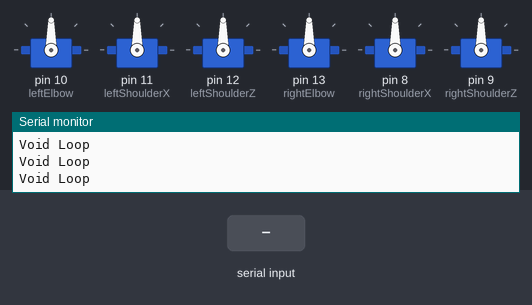
A sketch run on a simulated Arduino Uno, built with avr-gcc and run on an emulated ATmega328P. Parts: 6 × servo, the last lines printed to the serial monitor. The inputs (shaded band) are chosen by the test bench.

Above: at 1.2 s.
1.3 s: "1" received over Serial
At 2.6 s:
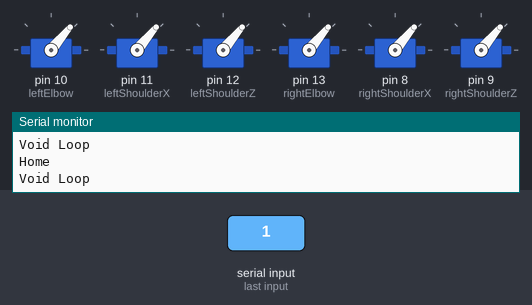
2.9 s: "2" received over Serial
At 4.1 s:
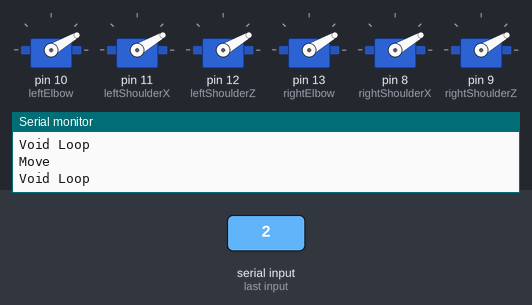
Timing chart, 0 to 5.9 s (numbered marks = the images above; inputs shaded):
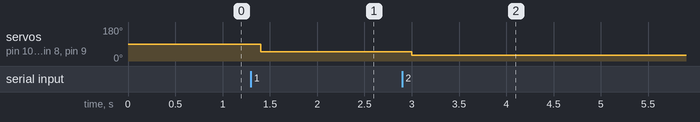

Measured:
- after the input at 1.3 s, servo on pin 10 (leftElbow), servo on pin 11 (leftShoulderX), servo on pin 12 (leftShoulderZ), servo on pin 13 (rightElbow), servo on pin 8 (rightShoulderX), servo on pin 9 (rightShoulderZ): 90° → 50° after 0.10 s
- after the input at 2.9 s, servo on pin 10 (leftElbow), servo on pin 11 (leftShoulderX), servo on pin 12 (leftShoulderZ), servo on pin 13 (rightElbow), servo on pin 8 (rightShoulderX), servo on pin 9 (rightShoulderZ): 50° → 30° after 0.10 s

The sketch:

moveAllMotorsUSB.ino
```cpp
// Servo Motor Control
#include <Servo.h>

char blueVal;
int leftElbowAngle = 30;
int rightElbowAngle= 30;
int leftShoulderXAngle = 30;
int rightShoulderXAngle= 30;
int leftShoulderZAngle=30;
int rightShoulderZAngle=30;
int pos = 0;

Servo leftElbow; //L3
Servo leftShoulderX;//L1
Servo leftShoulderZ; // L2
Servo rightElbow; // R3
Servo rightShoulderX;
Servo rightShoulderZ;

// Void Setup
void setup(){
 leftElbow.attach(10);
 leftShoulderX.attach(11);
 leftShoulderZ.attach(12);
 rightElbow.attach(13); // R3
 rightShoulderX.attach(8); //R1
 rightShoulderZ.attach(9); //R2
 Serial.begin(9600);
}

// Void Loop
void loop(){
  //Serial.println("Bluetooth");
  blueVal = Serial.read();
  //Serial.println(blueVal); // Default val = ÿ
   Serial.println("Void Loop");

   if (blueVal == '1'){
      // Go Home
      Serial.println("Home");
      homePose();
      delay(1000);
   }
   else if (blueVal == '2'){
      // Move Servos to specified angles
      Serial.println("Move");
      moveServos(leftElbowAngle, leftShoulderXAngle, leftShoulderZAngle, rightElbowAngle, rightShoulderXAngle, rightShoulderZAngle);
      delay(1000);
   }
   else {
    delay(200);
   }
}


// ---- Functions ---- //

// Home Position
int homePose(){
  pos = 50;
  leftElbow.write(pos);
  rightElbow.write(pos);
  leftShoulderX.write(pos);
  rightShoulderX.write(pos);
  leftShoulderZ.write(pos);
  rightShoulderZ.write(pos);
}

// Move Servos to Angles
int moveServos(int LEA, int LSAX, int LSAZ, int REA, int RSAX, int RSAZ){

      leftElbow.write(LEA);

      rightElbow.write(REA);

      leftShoulderX.write(LSAX);

      rightShoulderX.write(RSAX);

      leftShoulderZ.write(LSAZ);

      rightShoulderZ.write(RSAZ);
}
```
